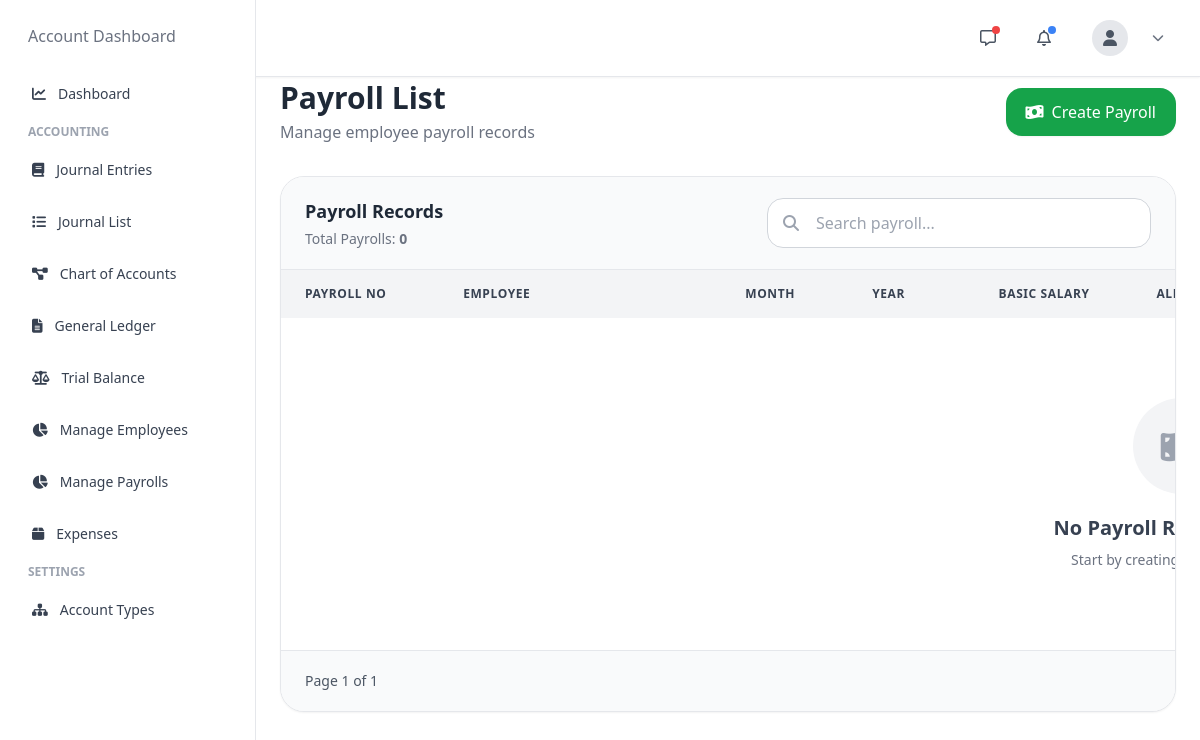
/payroll/payroll/, run on an earlier commit of the app's database.
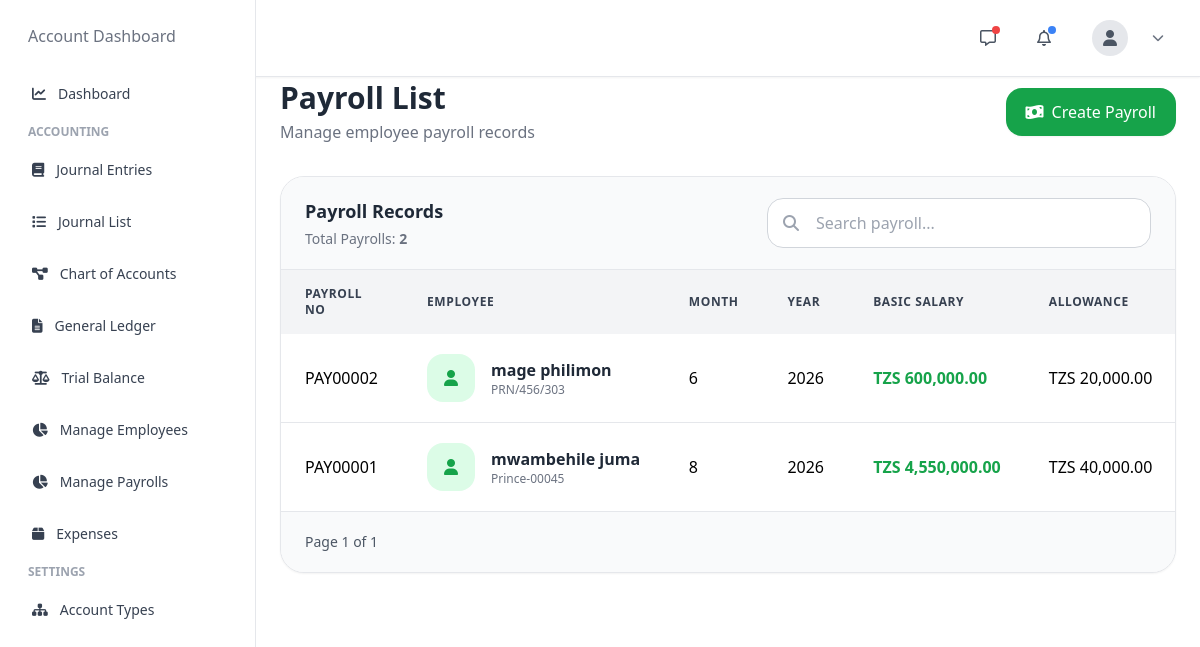
And on a later commit of the database.
### payroll/models.py (models this page shows, shortened)
class Payroll(models.Model):
    STATUS_CHOICES = (
        ('draft', 'Draft'),
        ('processed', 'Processed'),
        ('paid', 'Paid'),
    )
    company = models.ForeignKey(Company, on_delete=models.CASCADE)
    employee = models.ForeignKey(Employee, on_delete=models.CASCADE)
    payroll_number = models.CharField(max_length=100, unique=True)
    basic_salary = models.DecimalField(max_digits=18, decimal_places=2)
    allowance = models.DecimalField(max_digits=18, decimal_places=2, default=0)
    deduction = models.DecimalField(max_digits=18, decimal_places=2, default=0)
    tax = models.DecimalField(max_digits=18, decimal_places=2, default=0)
    net_salary = models.DecimalField(max_digits=18, decimal_places=2, blank=True)
    payroll_month = models.IntegerField()
    payroll_year = models.IntegerField()
    status = models.CharField(max_length=20, choices=STATUS_CHOICES, default='draft')
    processed_by = models.ForeignKey(User, on_delete=models.SET_NULL, null=True)
    processed_at = models.DateTimeField(blank=True, null=True)
    created_at = models.DateTimeField(auto_now_add=True)
    updated_at = models.DateTimeField(auto_now=True)

class Employee(models.Model):
    STATUS_CHOICES = (
        ('active', 'Active'),
        ('inactive', 'Inactive'),
        ('terminated', 'Terminated'),
    )
    user = models.OneToOneField(
        User,
        on_delete=models.CASCADE
    )
    employee_id = models.CharField(
        max_length=100,
        unique=True
    )
    salary = models.DecimalField(
        max_digits=18,
        decimal_places=2
    )
    hire_date = models.DateField()
    employment_status = models.CharField(
        max_length=20,
        choices=STATUS_CHOICES,
        default='active'
    )
    created_at = models.DateTimeField(auto_now_add=True)
    updated_at = models.DateTimeField(auto_now=True)

### accounts/models.py (models this page shows, shortened)
class User(AbstractBaseUser, PermissionsMixin):
    company = models.ForeignKey(
        Company,
        on_delete=models.SET_NULL,
        null=True,
        blank=True
    )
    branch = models.ForeignKey(
        Branch,
        on_delete=models.SET_NULL,
        null=True,
        blank=True
    )
    department = models.ForeignKey(
        Department,
        on_delete=models.SET_NULL,
        null=True,
        blank=True
    )
    position = models.ForeignKey(
        Position,
        on_delete=models.SET_NULL,
        null=True,
        blank=True
    )
    email = models.EmailField(unique=True)
    first_name = models.CharField(
        max_length=50,
        blank=True,
        null=True
    )
    last_name = models.CharField(
        max_length=50,
        blank=True,
        null=True
    )
    contact = models.CharField(
        max_length=13,
        blank=True,
        null=True,
        validators=[
            RegexValidator(
                regex=r'^(?:\+255|0)[67][0-9]{8}$',
                message='Enter valid Tanzanian number'
            )
        ]
    )
    is_active = models.BooleanField(default=True)
    is_staff = models.BooleanField(default=False)
    date_joined = models.DateTimeField(
        default=timezone.now
    )
    updated_at = models.DateTimeField(auto_now=True)
    objects = CustomUserManager()
    USERNAME_FIELD = 'email'
    REQUIRED_FIELDS = []

### payroll/views.py (the view)
def payroll_list(request):
    payrolls = Payroll.objects.select_related(
        "employee",
        "employee__user"
    ).order_by("-id")
    paginator = Paginator(payrolls, 20)
    page_number = request.GET.get("page")
    payrolls = paginator.get_page(page_number)
    return render(
        request,
        "hr/payroll_list.html",
        {
            "payrolls": payrolls
        }
    )

### templates/hr/payroll_list.html (shortened to what this page needs)
{% extends 'accounting/base.html' %}
{% load humanize %}
{% block content %}
{% include 'accounting/nav.html' %}
{% include 'accounting/sidebar.html' %}
<div class="sm:ml-64 min-h-screen pt-20 px-4 md:px-6 pb-10">
    <div class="max-w-7xl mx-auto">
        <div class="flex flex-col lg:flex-row lg:items-center lg:justify-between gap-4 mb-8">
            <div>
                <h1 class="text-3xl font-bold text-gray-800">
                    Payroll List
                </h1>
                <p class="text-gray-500 mt-1">
                    Manage employee payroll records
                </p>
            </div>
            <a href="{% url 'create_payroll' %}"
               class="inline-flex items-center gap-2 px-5 py-3 bg-green-600 hover:bg-green-700 text-white rounded-2xl shadow-sm transition">
                <i class="fa-solid fa-money-bill-wave"></i>
                <span>Create Payroll</span>
            </a>
        </div>
        <div class="bg-white border border-gray-200 rounded-3xl shadow-sm overflow-hidden">
            <div class="px-6 py-5 border-b border-gray-200 bg-gray-50">
                <div class="flex flex-col lg:flex-row lg:items-center lg:justify-between gap-5">
                    <div>
                        <h2 class="text-lg font-semibold text-gray-800">
                            Payroll Records
                        </h2>
                        <p class="text-sm text-gray-500 mt-1">
                            Total Payrolls:
                            <span class="font-semibold">
                                {{ payrolls.paginator.count }}
                            </span>
                        </p>
                    </div>
                    <div class="w-full lg:w-96">
                        <div class="relative">
                            <div class="absolute inset-y-0 left-0 flex items-center pl-4 text-gray-400">
                                <i class="fa-solid fa-magnifying-glass"></i>
                            </div>
                            <input
                                type="text"
                                id="payrollSearch"
                                placeholder="Search payroll..."
                                class="w-full pl-12 pr-4 py-3 rounded-2xl border border-gray-300 focus:ring-2 focus:ring-green-500 focus:border-green-500 outline-none">
                        </div>
                    </div>
                </div>
            </div>
            <div class="overflow-x-auto w-full">
                <table class="min-w-[1800px] table-fixed">
                    <thead class="bg-gray-100 text-gray-700 uppercase text-xs tracking-wider">
                        <tr>
                            <th class="w-40 px-6 py-4 text-left">
                                Payroll No
                            </th>
                            <th class="w-72 px-6 py-4 text-left">
                                Employee
                            </th>
                            <th class="w-32 px-6 py-4 text-left">
                                Month
                            </th>
                            <th class="w-32 px-6 py-4 text-left">
                                Year
                            </th>
                            <th class="w-40 px-6 py-4 text-left">
                                Basic Salary
                            </th>
                            <th class="w-40 px-6 py-4 text-left">
                                Allowance
                            </th>
                        </tr>
                    </thead>
                    <tbody id="payrollTable" class="divide-y divide-gray-200 bg-white">
                        {% for payroll in payrolls %}
                        <tr class="hover:bg-gray-50 transition">
                            <td class="px-6 py-5 whitespace-nowrap font-medium">
                                {{ payroll.payroll_number }}
                            </td>
                            <td class="px-6 py-5 whitespace-nowrap">
                                <div class="flex items-center gap-4">
                                    <div class="w-12 h-12 rounded-2xl bg-green-100 flex items-center justify-center text-green-600">
                                        <i class="fa-solid fa-user"></i>
                                    </div>
                                    <div>
                                        <h3 class="font-semibold text-gray-800">
                                            {{ payroll.employee.user.first_name }}
                                            {{ payroll.employee.user.last_name }}
                                        </h3>
                                        <p class="text-xs text-gray-500">
                                            {{ payroll.employee.employee_id }}
                                        </p>
                                    </div>
                                </div>
                            </td>
                            <td class="px-6 py-5 whitespace-nowrap">
                                {{ payroll.payroll_month }}
                            </td>
                            <td class="px-6 py-5 whitespace-nowrap">
                                {{ payroll.payroll_year }}
                            </td>
                            <td class="px-6 py-5 whitespace-nowrap text-green-600 font-semibold">
                                TZS {{ payroll.basic_salary|intcomma }}
                            </td>
                            <td class="px-6 py-5 whitespace-nowrap">
                                TZS {{ payroll.allowance|intcomma }}
                            </td>
                        </tr>
                        {% empty %}
                        <tr>
                            <td colspan="11" class="px-6 py-20 text-center">
                                <div class="flex flex-col items-center">
                                    <div class="w-24 h-24 rounded-full bg-gray-100 flex items-center justify-center text-gray-400 text-4xl mb-5">
                                        <i class="fa-solid fa-money-bill-wave"></i>
                                    </div>
                                    <h3 class="text-xl font-semibold text-gray-700">
                                        No Payroll Records Found
                                    </h3>
                                    <p class="text-sm text-gray-500 mt-2">
                                        Start by creating your first payroll
                                    </p>
                                </div>
                            </td>
                        </tr>
                        {% endfor %}
                    </tbody>
                </table>
            </div>
            <div class="flex justify-between items-center px-6 py-5 border-t bg-gray-50">
                <p class="text-sm text-gray-600">
                    Page {{ payrolls.number }} of {{ payrolls.paginator.num_pages }}
                </p>
            </div>
        </div>
    </div>
</div>
{% endblock %}

What changed in the data, as far as the page shows it:
added Payroll: payroll_number "PAY00002", employee.user.first_name "mage", employee.user.last_name "philimon", employee.employee_id "PRN/456/303", payroll_month "6", payroll_year "2026", basic_salary "600,000.00", allowance "20,000.00"
added Payroll: payroll_number "PAY00001", employee.user.first_name "mwambehile", employee.user.last_name "juma", employee.employee_id "Prince-00045", payroll_month "8", payroll_year "2026", basic_salary "4,550,000.00", allowance "40,000.00"
Also different on the page:
{{ payrolls.paginator.count }}: "0" → "2"
text no longer shown: "No Payroll… Start by…"
